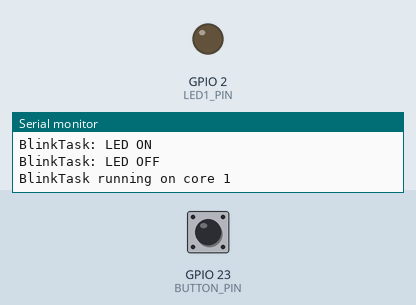
The sketch below on a simulated ESP32. On the bench: output pins drawn as LEDs (lit = HIGH), the last lines printed to the serial monitor. The inputs (shaded band) are chosen by the test bench; at power-on: GPIO 23 (BUTTON_PIN) HIGH.

Above: at 1.2 s.
1.3 s: GPIO 23 (BUTTON_PIN) pulled LOW for 0.15 s
At 2.2 s:
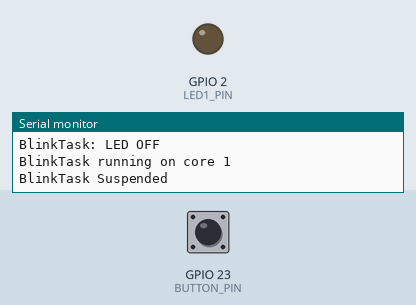
2.9 s: GPIO 23 (BUTTON_PIN) pulled LOW for 1 s
At 5.7 s:
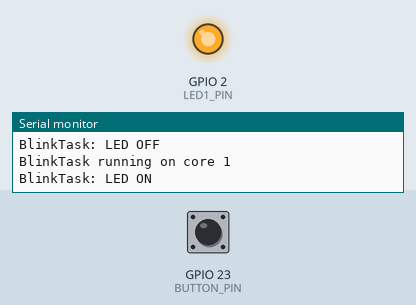
5.9 s: GPIO 23 (BUTTON_PIN) pulled LOW for 3.2 s
At 6.9 s:
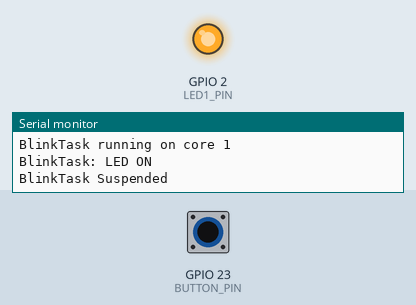
Timing chart, 0 to 8.9 s (numbered marks = the images above; inputs shaded):
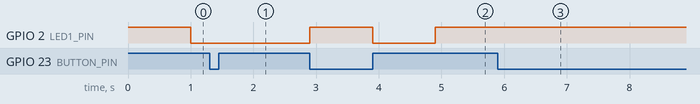

Measured:
- after the input at 1.3 s, GPIO 2 (LED1_PIN): stays LOW (without the input it goes to HIGH after 0.70 s)
- after the input at 2.9 s, GPIO 2 (LED1_PIN): LOW → HIGH at once, → LOW 1.0 s later, → HIGH 1.0 s later
- after the input at 5.9 s, GPIO 2 (LED1_PIN): stops changing and stays HIGH

The sketch:

Suspend_and_Resume.ino
```cpp
// (licence header left out)
#define LED1_PIN 2
#define BUTTON_PIN 23

// Task handle
TaskHandle_t BlinkTaskHandle = NULL;

// Volatile variables for ISR
volatile bool taskSuspended = false;
volatile uint32_t lastInterruptTime = 0;
const uint32_t debounceDelay = 100; // debounce period

void IRAM_ATTR buttonISR() {
  // Debounce
  uint32_t currentTime = millis();
  if (currentTime - lastInterruptTime < debounceDelay) {
    return;
  }
  lastInterruptTime = currentTime;

  // Toggle task state
  taskSuspended = !taskSuspended;
  if (taskSuspended) {
    vTaskSuspend(BlinkTaskHandle);
    Serial.println("BlinkTask Suspended");
  } else {
    vTaskResume(BlinkTaskHandle);
    Serial.println("BlinkTask Resumed");
  }
}

void BlinkTask(void *parameter) {
  for (;;) { // Infinite loop
    digitalWrite(LED1_PIN, HIGH);
    Serial.println("BlinkTask: LED ON");
    vTaskDelay(1000 / portTICK_PERIOD_MS); // 1000ms
    digitalWrite(LED1_PIN, LOW);
    Serial.println("BlinkTask: LED OFF");
    Serial.print("BlinkTask running on core ");
    Serial.println(xPortGetCoreID());
    vTaskDelay(1000 / portTICK_PERIOD_MS);
  }
}

void setup() {
  Serial.begin(115200);


  // Initialize pins
  pinMode(LED1_PIN, OUTPUT);
  pinMode(BUTTON_PIN, INPUT_PULLUP); // Internal pull-up resistor

  // Attach interrupt to button
  attachInterrupt(digitalPinToInterrupt(BUTTON_PIN), buttonISR, FALLING);

  // Create task
  xTaskCreatePinnedToCore(
    BlinkTask,         // Task function
    "BlinkTask",       // Task name
    10000,             // Stack size (bytes)
    NULL,              // Parameters
    1,                 // Priority
    &BlinkTaskHandle,  // Task handle
    1                  // Core 1
  );
}

void loop() {
  // Empty because FreeRTOS scheduler runs the task
}
```
